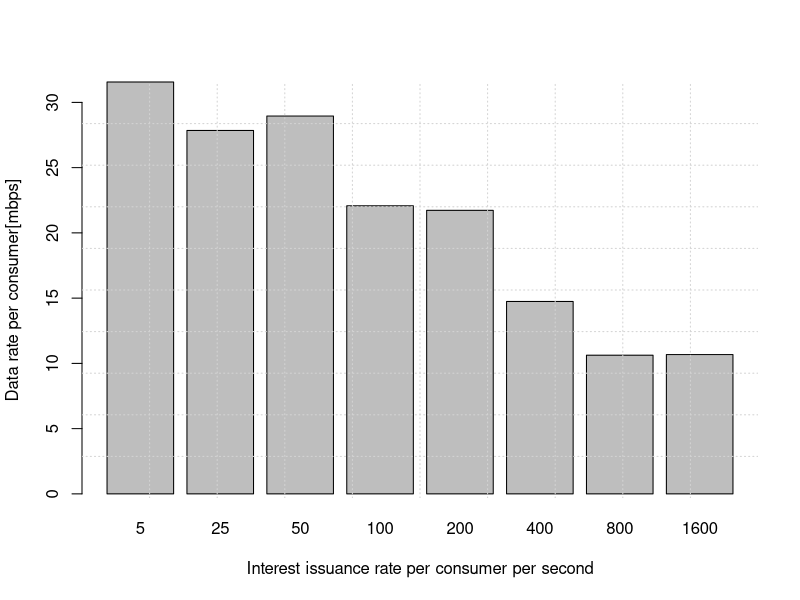

The R source for this figure:
v = read.csv("throughput.csv",sep=',')
a=aggregate(v,by=list(v$n_pkt),FUN=mean)
png("throughput.png")
barplot(8*(a$thput)/1000000,names=a$n_pkt,xlab="Interest issuance rate per consumer per second",ylab="Data rate per consumer[mbps]")
grid(10,10)
dev.off()
